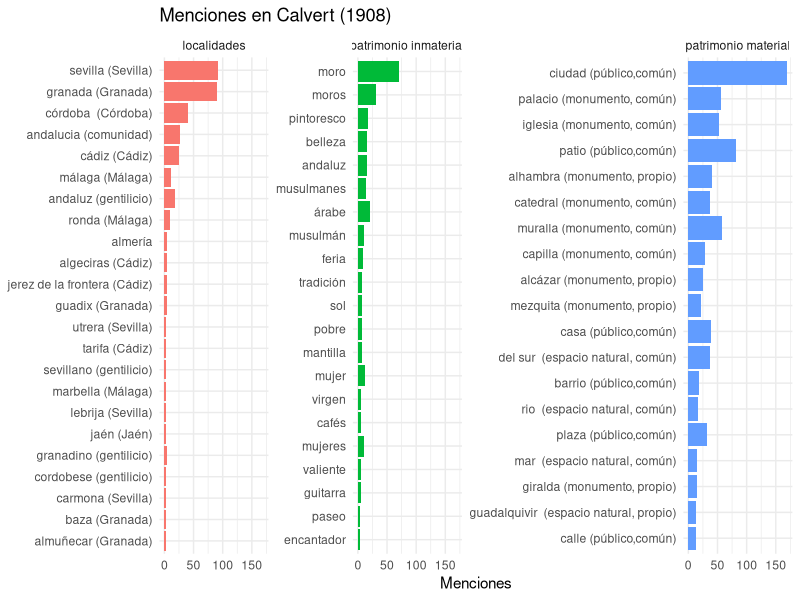
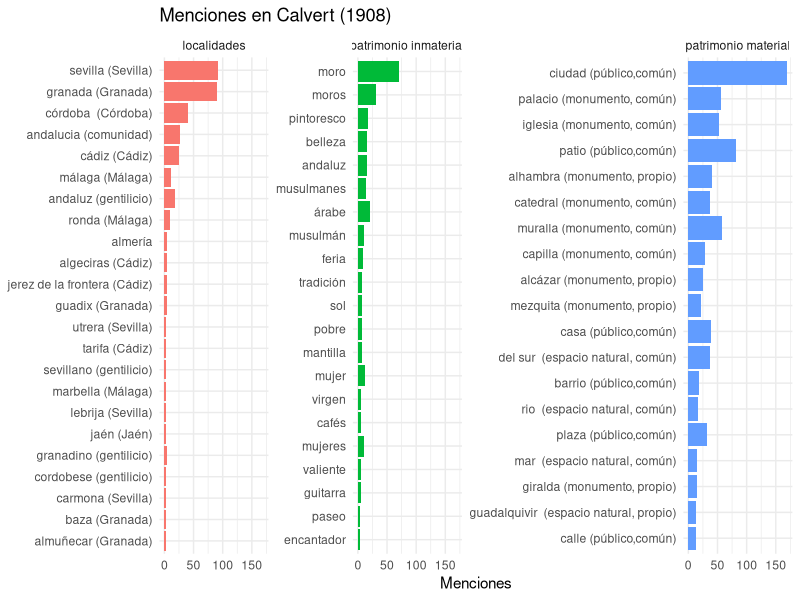

Recreate these plots in R, in order.
# CCOMPROBACIONES PREVIAS
#primer paso: Ver la ruta
getwd()
#segundo paso: ver si están los documentos csv
list.files()
#tercer paso: cargar el relato
relato <- readLines("1908_Calvert_southern_spain.txt", encoding = "UTF-8")
#COMIENZO DE LAS OPERACIONES PARA AJUSTARSE A R
#cuarto paso: cambio de estructura para trabajar con R
libro <- paste(relato, collapse = " ")
#quinto paso: todo a minúscula para trabajar con R
#OJO, no se hace con tidytext, porque no nos interesa para la lista csv que queremos cruzar, pues son palabras compuestas
# Y el paquete tidytexto incluye el tokenizador y separaría las palabras compuestas
#por tanto, se usa la función independiente de tolower
#tokenizar se reserva para el análisis de sentimientos
libro_previo <- tolower(libro) 
#sexto paso: se instala el ecosistema tidyverse que incluye los paquetes y sus funciones para las operaciones
install.packages("tidyverse")
#Una vez instalado, se carga
library("tidyverse") 
#AHORA LAS OPERACIONES CON LOS TRES CSV (LOCALIIDADES, PATRIMONIO MATERIAL E INMATERIAL)
#septimo paso: se cargan sin necesidad de caragr el paquete readr, pues ya está instalado e incluido en tidyverse
localidades <- read_csv("localidades_normalizacion.csv")
View(localidades)
patrimonio_material <- read_csv("patrimonio_material_normalizacion.csv")
View(patrimonio_material)
patrimonio_inmaterial <- read_csv("patrimonio_inmaterial_normalizacion.csv")
View(patrimonio_inmaterial) 
#octavo paso: se hacen las operaciones, una por cada csv
#se usa las mismas funciones de los paquetes de tidyverse, como dplyr, magrittr, readr o stringr
#localidades
resultado <- localidades %>%
  mutate(menciones = str_count(libro_previo, paste0("\\b", variantes, "\\b"))) %>%
  filter(menciones > 0) %>%
  arrange(desc(menciones))
# lo visualizamos en la tabla
View(resultado)
#mismo proceso con patrimonio material
resultado_material <- patrimonio_material %>%
  mutate(menciones = str_count(libro_previo, paste0("\\b", variantes, "\\b"))) %>%
  filter(menciones > 0) %>%
  arrange(desc(menciones))
#visualizamos el resultado
View(resultado_material)
#mismo proceso con patrimonio inmaterial
resultado_inmaterial <- patrimonio_inmaterial %>%
  mutate(menciones = str_count(libro_previo, paste0("\\b", variantes, "\\b"))) %>%
  filter(menciones > 0) %>%
  arrange(desc(menciones))
#visualizamos el resultado
View(resultado_inmaterial)
#noveno paso: se exportan los resultados de cada uno fuera de R
#localidades
write_csv(resultado, "resultado_localidades_Calvert1908.csv") 
#patrimonio material
write_csv(resultado_material, "resultado_material_Calvert1908.csv")
#patrimonio inmaterial
write_csv(resultado_inmaterial, "resultado_inmaterial_Calvert1908.csv") 
#décimo paso: creación de gráficas conjuntas en mismo espacio, pero manteninedo cada una su integridad
resultado <- resultado %>% mutate(tipo = "localidades") 
resultado_material <- resultado_material %>% mutate(tipo = "patrimonio material")
resultado_inmaterial <- resultado_inmaterial %>% mutate(tipo = "patrimonio inmaterial") 
#se une la nueva tabla apra cada uno
todo <- bind_rows(resultado, resultado_material, resultado_inmaterial)
#undécimo paso: representación visual de la gráfica
top25 <- todo %>%
  group_by(tipo) %>%
  slice_max(menciones, n = 25) %>%
  ungroup()
#duodécimo paso y últtimo que une todo lo anterior del preoceso de gráfica
#crecaicón definitiva con nuevas funciones y nuevo paquete diferente:ggplot
ggplot(top25, aes(x = reorder(principal, menciones), y = menciones, fill = tipo)) +
  geom_col() +
  coord_flip() +
  facet_wrap(~tipo, scales = "free_y") +
  labs(title = "Menciones en Calvert (1908)",
       x = NULL, y = "Menciones") +
  theme_minimal() +
  theme(legend.position = "none")
#dédimotercer paso o epílogo: exportación a imagen
ggsave("grafica_Calvert1908.png", width = 12, height = 8) 
